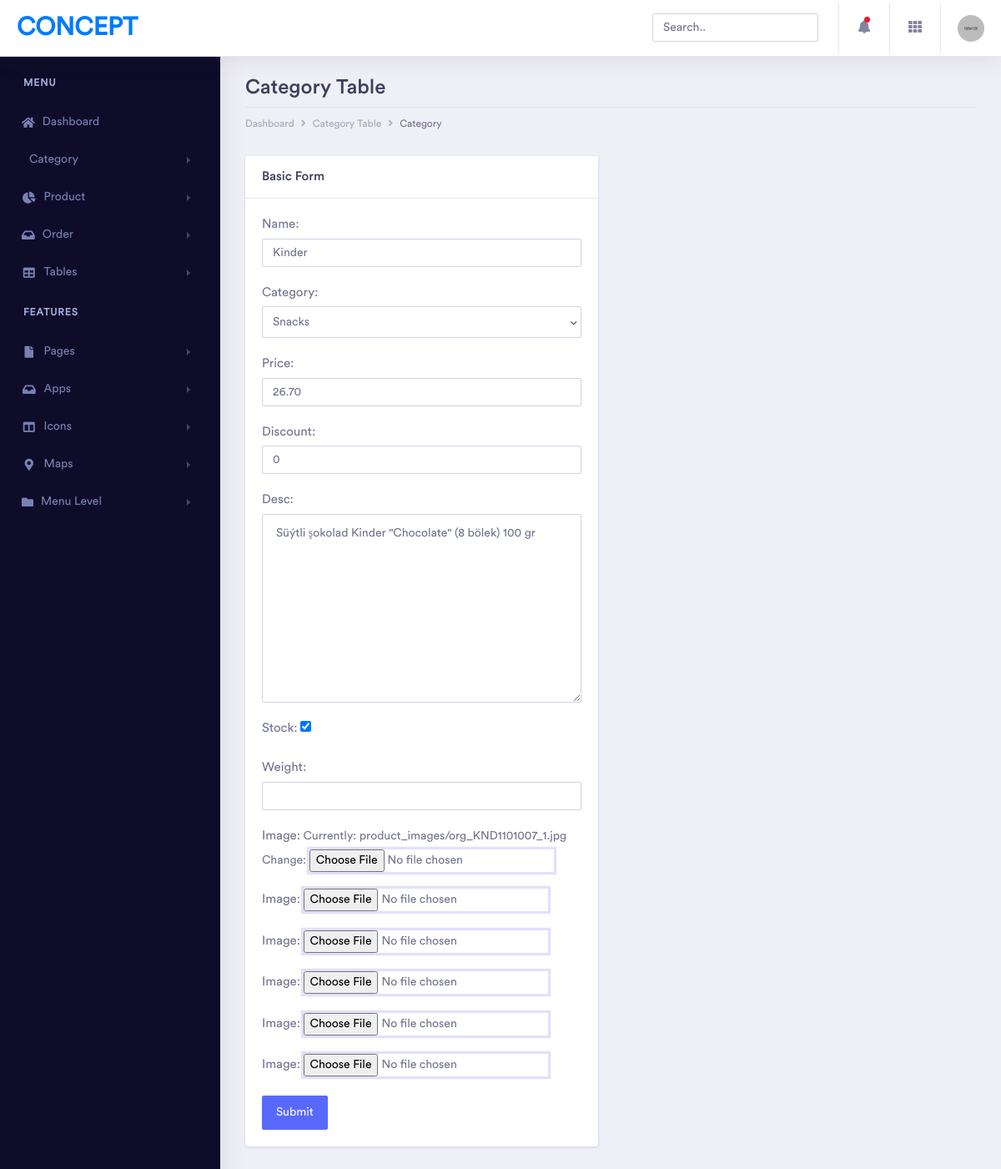
The app's page /panel/product_edit/11/ with its own data.
### main/models.py (models this page shows, shortened)
class Product(models.Model):
    name = models.CharField(max_length=150)
    category = models.ForeignKey(Category, on_delete=models.CASCADE, related_name='products')
    price = models.DecimalField(max_digits=8, decimal_places=2)
    discount = models.IntegerField(default=0)
    desc = models.TextField()
    stock = models.BooleanField(default=True)
    weight = models.DecimalField(max_digits=4, decimal_places=1, default=True, null=True, blank=True)
    created_at = models.DateTimeField(auto_now_add=True)
    updated_at = models.DateTimeField(auto_now=True)

class Category(models.Model):
    name = models.CharField (max_length=150)
    image = models.ImageField (upload_to='category_images/')
    def __str__(self):
        return self.name

### panel/views.py (the view, shortened to what this page needs)
# urls.py: path('product_edit/<int:pk>/', product_edit),
def product_edit(request, pk):
    product = Product.objects.get(id=pk)
    form = ProductForm(instance=product)
    imageform = ProductImageSet(queryset=product.images.all())
    return render(request, 'panel/product_form.html', context={'form': form, 'imageform':imageform})

### panel/forms.py
class ProductForm(forms.ModelForm):
  name = forms.CharField(widget=forms.TextInput(attrs={'class': 'form-control'}))
  category = forms.ModelChoiceField(queryset=Category.objects.all(),  widget=forms.Select(attrs={'class':'form-control'}))
  price = forms.DecimalField(widget=forms.NumberInput(attrs={'class':'form-control'}))
  discount = forms.IntegerField(widget=forms.NumberInput(attrs={'class':'form-control'}))
  desc = forms.CharField(widget=forms.Textarea(attrs={'class':'form-control'}))
  weight = forms.DecimalField(widget=forms.NumberInput(attrs={'class':'form-control'}))
  class Meta:
    model = Product
    fields = '__all__'

### main/context_data.py (called while the page is built)
def context_data(request):
  all_cat = Category.objects.all()
  info = Info.objects.first()
  s_accounts = Social_account.objects.all()
  if request.user.is_authenticated:
    cart, created = Cart.objects.get_or_create(user = request.user, is_ordered = False)
  else:
    cart = None
  return {
    'all':all_cat,
    'info':info,
    's_accs':s_accounts,
    'cart': cart
  }

### templates/panel/product_form.html (shortened to what this page needs)
{% load static %}
<!doctype html>
<html lang="en">
<head>
    <link rel="stylesheet" href="{% static 'panel/assets/vendor/bootstrap/css/bootstrap.min.css' %}">
    <link href="{% static 'panel/assets/vendor/fonts/circular-std/style.css' %}" rel="stylesheet">
    <link rel="stylesheet" href="{% static 'panel/assets/libs/css/style.css' %}">
    <link rel="stylesheet" href="{% static 'panel/assets/vendor/fonts/fontawesome/css/fontawesome-all.css' %}">
</head>
<body>
    <div class="dashboard-main-wrapper">
    {% include "panel/nav.html" %}
        <div class="dashboard-wrapper">
            <div class="container-fluid  dashboard-content">
                <div class="row">
                    <div class="col-xl-12 col-lg-12 col-md-12 col-sm-12 col-12">
                        <div class="page-header">
                            <h2 class="pageheader-title">Category Table </h2>
                            <div class="page-breadcrumb">
                                <nav aria-label="breadcrumb">
                                    <ol class="breadcrumb">
                                        <li class="breadcrumb-item"><a href="#" class="breadcrumb-link">Dashboard</a></li>
                                        <li class="breadcrumb-item"><a href="#" class="breadcrumb-link">Category Table</a></li>
                                        <li class="breadcrumb-item active" aria-current="page">Category</li>
                                    </ol>
                                </nav>
                            </div>
                        </div>
                    </div>
                </div>
                    <div class="row">
                        <div class="col-xl-6 col-lg-6 col-md-12 col-sm-12 col-12">
                            <div class="card">
                                <h5 class="card-header">Basic Form</h5>
                                <div class="card-body">
                                    <form method='post' enctype="multipart/form-data">
                                        {{form.as_p}}
                                        {{imageform.as_p}}
                                        <button type="submit" class="btn btn-primary">Submit</button>
                                    </form>
                                </div>
                            </div>
                        </div>
                    </div>
            </div>
        </div>
    </div>
</body>
</html>

### records on screen
Product: name "Kinder", category "Snacks", price "26.70", discount "0", desc "Süýtli şokolad Kinder \"Chocolate\" (8 bölek) 100 gr", stock "☑"
